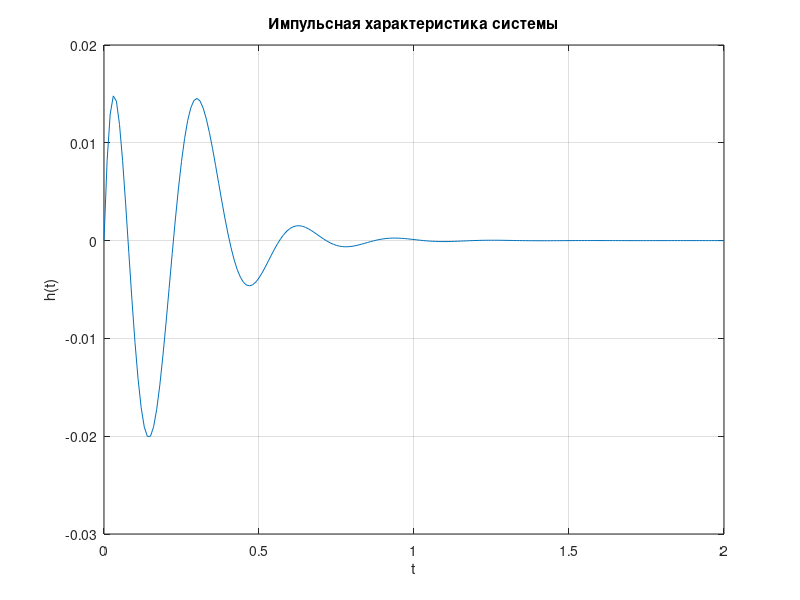
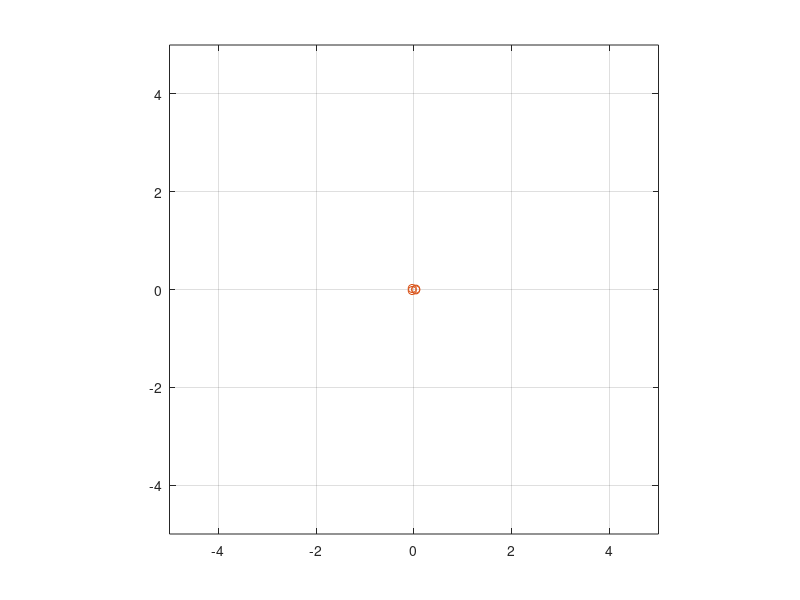
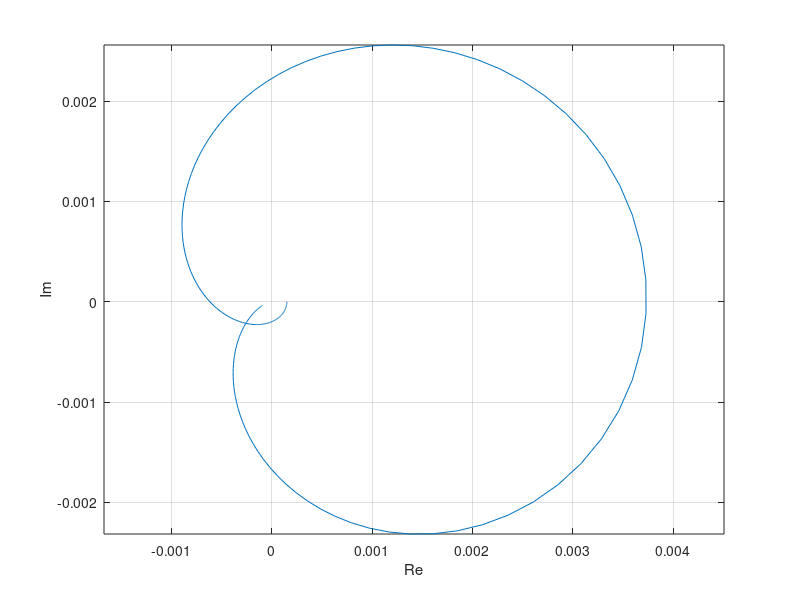
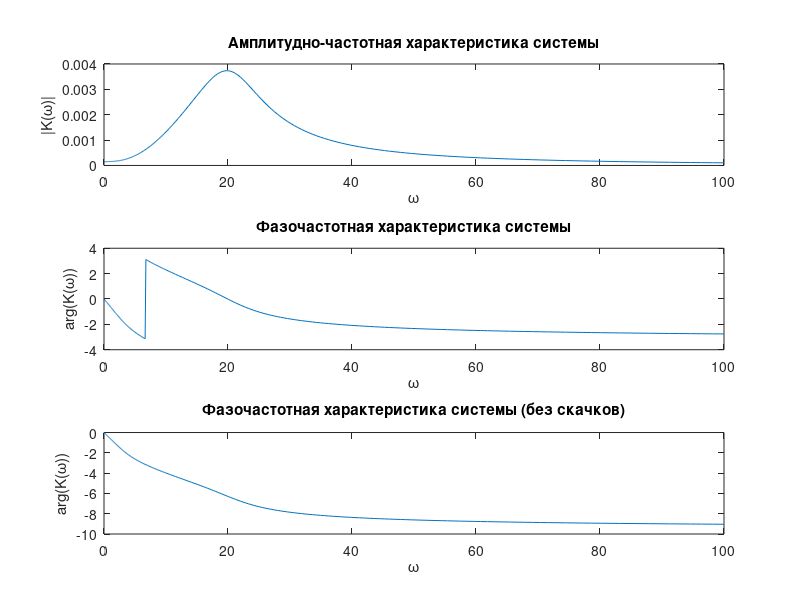

Source code (MATLAB) for these figures, in order:
A = [-20 -14.1421 0 0; 14.1421 0 0 0; -26 -13.2229 -12 -20.8806; 0 0 20.8806 0]
B = [1; 0; 1; 0]
C = [0 0 0 0.0479]
D = 0

[b, a] = ss2tf(A, B, C, D)

% Получение функции передачи
[r, p, C0] = residue(b, a)

% Расчет значений импульсной характеристики системы
t = [0:0.01:2];         % вектор отсчетов времени
h = zeros(1, length(t)); % значения импульсной характеристики
for n=[1:length(r)]
h = h + r(n).*exp(p(n).*t); % n-e слагаемое
end

% График импульсной характеристики
plot(t, real(h));
grid on;
title('Импульсная характеристика системы');
xlabel('t');
ylabel('h(t)');

% График нулей и полюсов системы
figure
[z, p, k] = residue(b, a)
plot(p, 'x')
hold on;
plot(z, 'o');
hold off;
axis equal;
grid on;
axis([-5 5 -5 5]);

% Расчет комплексного коэффициента передачи
w = [0 logspace(-2, 2, 500) inf];
K = freqs(b, a, w);

% Построение годографа
figure;
plot(K)
axis equal
grid on
xlabel('Re');
ylabel('Im');

% Расчет АЧХ и ФЧХ системы
K_amp = abs(K);     % АЧХ
K_phase = angle(K); % ФЧХ
% Устранение скачков в ФЧХ
K_phase_unwrap = unwrap(K_phase);

% Графики АЧХ и ФЧХ
figure
subplot(3, 1, 1);
plot(w, K_amp);
title('Амплитудно-частотная характеристика системы');
xlabel('\omega');
ylabel('|K(\omega)|');
subplot(3, 1, 2);
plot(w, K_phase);
title('Фазочастотная характеристика системы');
xlabel('\omega');
ylabel('arg(K(\omega))');
subplot(3, 1, 3);
plot(w, K_phase_unwrap);
title('Фазочастотная характеристика системы (без скачков)');
xlabel('\omega');
ylabel('arg(K(\omega))');
